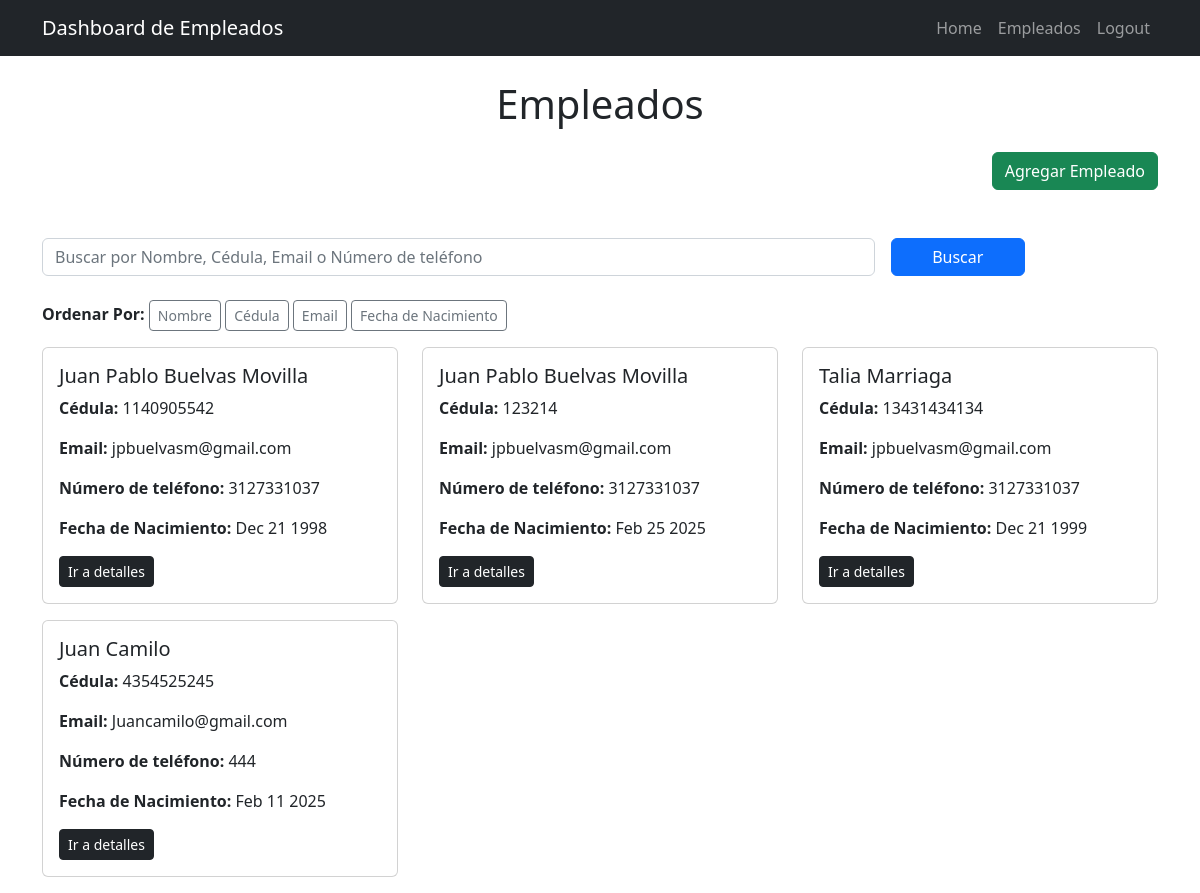
The page /employees/?order_by=DNI (signed in) on the database its author committed.
### employees/models.py (models this page shows, shortened)
class Employess(models.Model):
    name = models.CharField(max_length=200)
    DNI = models.CharField(max_length=20)   # en vez de IntegerField
    created = models.DateTimeField(auto_now_add=True)
    birthdate = models.DateField(null=True, blank=True)  # Cambiado a DateField
    email = models.EmailField(max_length=100)  # Cambiado a EmailField
    phone = models.CharField(max_length=20) # en vez de IntegerField
    user = models.ForeignKey(User, on_delete=models.CASCADE)

### employees/views.py (the view, shortened to what this page needs)
# urls.py: path('employees/', EmployeeListView.as_view(), name='employees'),
class EmployeeListView(LoginRequiredMixin, ListView):
    model = Employess
    template_name = 'employees.html'
    context_object_name = 'employees'
    def get_queryset(self):
        queryset = super().get_queryset().filter(user=self.request.user)
        query = self.request.GET.get('q', '')
        order_by = self.request.GET.get('order_by', 'name')
        print(query, "query")
        return queryset.order_by(order_by)

### employees/templates/employees.html
{% extends 'base.html' %}
{% block content %}
<div class="container mt-4">
    <h1 class="text-center mb-4">Empleados</h1>
    <div class="d-flex justify-content-end mb-5">
        <a href="{% url 'create_employee' %}" class="btn btn-success">Agregar Empleado</a>
    </div>
    <form method="GET" class="row g-3 mb-4">
        <div class="col-md-9">
            <input type="text" name="q" class="form-control" placeholder="Buscar por Nombre, Cédula, Email o Número de teléfono" value="{{ request.GET.q }}">
        </div>
        <div class="col-md-3">
            <button type="submit" class="btn btn-primary w-50">Buscar</button>
        </div>
    </form>
    <div class="mb-3">
        <strong>Ordenar Por:</strong>
        <a href="?order_by=name" class="btn btn-outline-secondary btn-sm">Nombre</a>
        <a href="?order_by=DNI" class="btn btn-outline-secondary btn-sm">Cédula</a>
        <a href="?order_by=email" class="btn btn-outline-secondary btn-sm">Email</a>
        <a href="?order_by=birthdate" class="btn btn-outline-secondary btn-sm">Fecha de Nacimiento</a>
    </div>
    <div class="row">
        {% for employee in employees %}
        <div class="col-md-4">
            <div class="card mb-3">
                <div class="card-body">
                    <h5 class="card-title">{{ employee.name }}</h5>
                    <p class="card-text"><strong>Cédula:</strong> {{ employee.DNI }}</p>
                    <p class="card-text"><strong>Email:</strong> {{ employee.email }}</p>
                    <p class="card-text"><strong>Número de teléfono:</strong> {{ employee.phone }}</p>
                    <p class="card-text"><strong>Fecha de Nacimiento:</strong> {{ employee.birthdate|date:'M j Y' }}</p>
                    <a href="{% url 'employee_detail' employee.id %}" class="btn btn-dark btn-sm ">Ir a detalles</a>
                </div>
            </div>
        </div>
        {% empty %}
        <p class="text-center text-muted">Empleados no encontrados.</p>
        {% endfor %}
    </div>
</div>
{% endblock %}

### rows shown on the page
Employess: name "Juan Pablo Buelvas Movilla", DNI "1140905542", email "jpbuelvasm@gmail.com", phone "3127331037", birthdate "Dec 21 1998"
Employess: name "Juan Pablo Buelvas Movilla", DNI "123214", email "jpbuelvasm@gmail.com", phone "3127331037", birthdate "Feb 25 2025"
Employess: name "Talia Marriaga", DNI "13431434134", email "jpbuelvasm@gmail.com", phone "3127331037", birthdate "Dec 21 1999"
Employess: name "Juan Camilo", DNI "4354525245", email "Juancamilo@gmail.com", phone "444", birthdate "Feb 11 2025"
